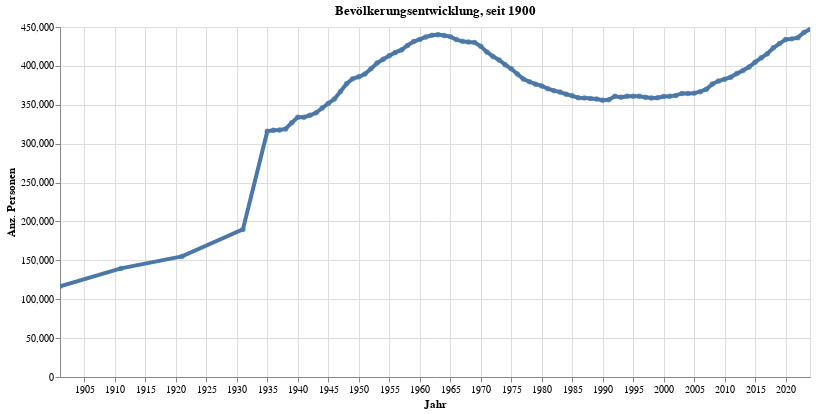

Write notebook code for a chart like this one.
### Code cell
myTitle="Bevölkerungsentwicklung, seit "+data_min_date

highlight = alt.selection(type='single', on='mouseover',
                          fields=['sum_WBev'], nearest=True)
#x='date:StichtagDatJahr',
base = alt.Chart(myAggAll.reset_index().query('sum_WBev>30'), title=myTitle).encode(
    x=alt.X('StichtagDatJahr', axis=alt.Axis(title='Jahr'))# , axis=alt.Axis(format='%', title='percentage')
    , y=alt.X('sum_WBev', axis=alt.Axis(title='Anz. Personen'))
    #, color=alt.Color('QuarLang', legend=alt.Legend(title="Altersgruppen", orient="right"))  
    ,tooltip=['StichtagDatJahr','sum_WBev']    
)
points = base.mark_circle().encode(
    opacity=alt.value(0.75)
).add_selection(
    highlight
).properties(
    width=750 , height=350
)
lines = base.mark_line().encode(
    size=alt.condition(~highlight, alt.value(0.5), alt.value(4))
).interactive()

lines + points

### Figure 1 — Vega-Lite specification as saved in the notebook (floating-point values rounded to 4 significant figures)
{"config": {"view": {"continuousWidth": 400, "continuousHeight": 300}}, "layer": [{"mark": "line", "encoding": {"size": {"condition": {"value": 0.5, "selection": {"not": "selector007"}}, "value": 4}, "tooltip": [{"type": "temporal", "field": "StichtagDatJahr"}, {"type": "quantitative", "field": "sum_WBev"}], "x": {"type": "temporal", "axis": {"title": "Jahr"}, "field": "StichtagDatJahr"}, "y": {"type": "quantitative", "axis": {"title": "Anz. Personen"}, "field": "sum_WBev"}}, "selection": {"selector008": {"type": "interval", "bind": "scales", "encodings": ["x", "y"]}}, "title": "Bevölkerungsentwicklung, seit 1900"}, {"mark": "circle", "encoding": {"opacity": {"value": 0.75}, "tooltip": [{"type": "temporal", "field": "StichtagDatJahr"}, {"type": "quantitative", "field": "sum_WBev"}], "x": {"type": "temporal", "axis": {"title": "Jahr"}, "field": "StichtagDatJahr"}, "y": {"type": "quantitative", "axis": {"title": "Anz. Personen"}, "field": "sum_WBev"}}, "height": 350, "selection": {"selector007": {"type": "single", "on": "mouseover", "fields": ["sum_WBev"], "nearest": true}}, "title": "Bevölkerungsentwicklung, seit 1900", "width": 750}], "data": {"name": "data-97f9232008372a80484653ea8bfc6161"}, "$schema": "https://vega.github.io/schema/vega-lite/v4.8.1.json", "datasets": {"data-97f9232008372a80484653ea8bfc6161": [{"StichtagDatJahr": "2023-12-31T00:00:00", "sum_WBev": 447100.0}, {"StichtagDatJahr": "2022-12-31T00:00:00", "sum_WBev": 443000.0}, {"StichtagDatJahr": "2021-12-31T00:00:00", "sum_WBev": 436300.0}, {"StichtagDatJahr": "2020-12-31T00:00:00", "sum_WBev": 434700.0}, {"StichtagDatJahr": "2019-12-31T00:00:00", "sum_WBev": 434000.0}, {"StichtagDatJahr": "2018-12-31T00:00:00", "sum_WBev": 428700.0}, {"StichtagDatJahr": "2017-12-31T00:00:00", "sum_WBev": 423300.0}, {"StichtagDatJahr": "2016-12-31T00:00:00", "sum_WBev": 415700.0}, {"StichtagDatJahr": "2015-12-31T00:00:00", "sum_WBev": 410400.0}, {"StichtagDatJahr": "2014-12-31T00:00:00", "sum_WBev": 404800.0}, {"StichtagDatJahr": "2013-12-31T00:00:00", "sum_WBev": 398600.0}, {"StichtagDatJahr": "2012-12-31T00:00:00", "sum_WBev": 394000.0}, {"StichtagDatJahr": "2011-12-31T00:00:00", "sum_WBev": 390100.0}, {"StichtagDatJahr": "2010-12-31T00:00:00", "sum_WBev": 385500.0}, {"StichtagDatJahr": "2009-12-31T00:00:00", "sum_WBev": 382900.0}, {"StichtagDatJahr": "2008-12-31T00:00:00", "sum_WBev": 380500.0}, {"StichtagDatJahr": "2007-12-31T00:00:00", "sum_WBev": 376800.0}, {"StichtagDatJahr": "2006-12-31T00:00:00", "sum_WBev": 370100.0}, {"StichtagDatJahr": "2005-12-31T00:00:00", "sum_WBev": 366800.0}, {"StichtagDatJahr": "2004-12-31T00:00:00", "sum_WBev": 365000.0}, {"StichtagDatJahr": "2003-12-31T00:00:00", "sum_WBev": 364500.0}, {"StichtagDatJahr": "2002-12-31T00:00:00", "sum_WBev": 364600.0}, {"StichtagDatJahr": "2001-12-31T00:00:00", "sum_WBev": 362000.0}, {"StichtagDatJahr": "2000-12-31T00:00:00", "sum_WBev": 361000.0}, {"StichtagDatJahr": "1999-12-31T00:00:00", "sum_WBev": 360700.0}, {"StichtagDatJahr": "1998-12-31T00:00:00", "sum_WBev": 359100.0}, {"StichtagDatJahr": "1997-12-31T00:00:00", "sum_WBev": 358600.0}, {"StichtagDatJahr": "1996-12-31T00:00:00", "sum_WBev": 359600.0}, {"StichtagDatJahr": "1995-12-31T00:00:00", "sum_WBev": 360800.0}, {"StichtagDatJahr": "1994-12-31T00:00:00", "sum_WBev": 360800.0}, {"StichtagDatJahr": "1993-12-31T00:00:00", "sum_WBev": 360900.0}, {"StichtagDatJahr": "1992-12-31T00:00:00", "sum_WBev": 359700.0}, {"StichtagDatJahr": "1991-12-31T00:00:00", "sum_WBev": 360900.0}, {"StichtagDatJahr": "1990-12-31T00:00:00", "sum_WBev": 356400.0}, {"StichtagDatJahr": "1989-12-31T00:00:00", "sum_WBev": 355900.0}, {"StichtagDatJahr": "1988-12-31T00:00:00", "sum_WBev": 357400.0}, {"StichtagDatJahr": "1987-12-31T00:00:00", "sum_WBev": 358000.0}, {"StichtagDatJahr": "1986-12-31T00:00:00", "sum_WBev": 358900.0}, {"StichtagDatJahr": "1985-12-31T00:00:00", "sum_WBev": 359100.0}, {"StichtagDatJahr": "1984-12-31T00:00:00", "sum_WBev": 361500.0}, {"StichtagDatJahr": "1983-12-31T00:00:00", "sum_WBev": 363700.0}, {"StichtagDatJahr": "1982-12-31T00:00:00", "sum_WBev": 366300.0}, {"StichtagDatJahr": "1981-12-31T00:00:00", "sum_WBev": 368200.0}, {"StichtagDatJahr": "1980-12-31T00:00:00", "sum_WBev": 370600.0}, {"StichtagDatJahr": "1979-12-31T00:00:00", "sum_WBev": 374200.0}, {"StichtagDatJahr": "1978-12-31T00:00:00", "sum_WBev": 376400.0}, {"StichtagDatJahr": "1977-12-31T00:00:00", "sum_WBev": 379600.0}, {"StichtagDatJahr": "1976-12-31T00:00:00", "sum_WBev": 383000.0}, {"StichtagDatJahr": "1975-12-31T00:00:00", "sum_WBev": 389600.0}, {"StichtagDatJahr": "1974-12-31T00:00:00", "sum_WBev": 396300.0}, {"StichtagDatJahr": "1973-12-31T00:00:00", "sum_WBev": 401600.0}, {"StichtagDatJahr": "1972-12-31T00:00:00", "sum_WBev": 407600.0}, {"StichtagDatJahr": "1971-12-31T00:00:00", "sum_WBev": 412200.0}, {"StichtagDatJahr": "1970-12-31T00:00:00", "sum_WBev": 418000.0}, {"StichtagDatJahr": "1969-12-31T00:00:00", "sum_WBev": 425100.0}, {"StichtagDatJahr": "1968-12-31T00:00:00", "sum_WBev": 430200.0}, {"StichtagDatJahr": "1967-12-31T00:00:00", "sum_WBev": 430600.0}, {"StichtagDatJahr": "1966-12-31T00:00:00", "sum_WBev": 431500.0}, {"StichtagDatJahr": "1965-12-31T00:00:00", "sum_WBev": 433900.0}, {"StichtagDatJahr": "1964-12-31T00:00:00", "sum_WBev": 437600.0}, {"StichtagDatJahr": "1963-12-31T00:00:00", "sum_WBev": 439100.0}, {"StichtagDatJahr": "1962-12-31T00:00:00", "sum_WBev": 440200.0}, {"StichtagDatJahr": "1961-12-31T00:00:00", "sum_WBev": 439300.0}, {"StichtagDatJahr": "1960-12-31T00:00:00", "sum_WBev": 437300.0}, {"StichtagDatJahr": "1959-12-31T00:00:00", "sum_WBev": 434100.0}, {"StichtagDatJahr": "1958-12-31T00:00:00", "sum_WBev": 431200.0}, {"StichtagDatJahr": "1957-12-31T00:00:00", "sum_WBev": 426300.0}, {"StichtagDatJahr": "1956-12-31T00:00:00", "sum_WBev": 420500.0}, {"StichtagDatJahr": "1955-12-31T00:00:00", "sum_WBev": 417400.0}, {"StichtagDatJahr": "1954-12-31T00:00:00", "sum_WBev": 413000.0}, {"StichtagDatJahr": "1953-12-31T00:00:00", "sum_WBev": 408500.0}, {"StichtagDatJahr": "1952-12-31T00:00:00", "sum_WBev": 403600.0}, {"StichtagDatJahr": "1951-12-31T00:00:00", "sum_WBev": 396300.0}, {"StichtagDatJahr": "1950-12-31T00:00:00", "sum_WBev": 389600.0}, {"StichtagDatJahr": "1949-12-31T00:00:00", "sum_WBev": 386000.0}, {"StichtagDatJahr": "1948-12-31T00:00:00", "sum_WBev": 383600.0}, {"StichtagDatJahr": "1947-12-31T00:00:00", "sum_WBev": 377100.0}, {"StichtagDatJahr": "1946-12-31T00:00:00", "sum_WBev": 367200.0}, {"StichtagDatJahr": "1945-12-31T00:00:00", "sum_WBev": 357400.0}, {"StichtagDatJahr": "1944-12-31T00:00:00", "sum_WBev": 351700.0}, {"StichtagDatJahr": "1943-12-31T00:00:00", "sum_WBev": 345800.0}, {"StichtagDatJahr": "1942-12-31T00:00:00", "sum_WBev": 339700.0}, {"StichtagDatJahr": "1941-12-31T00:00:00", "sum_WBev": 336500.0}, {"StichtagDatJahr": "1940-12-31T00:00:00", "sum_WBev": 334000.0}, {"StichtagDatJahr": "1939-12-31T00:00:00", "sum_WBev": 334000.0}, {"StichtagDatJahr": "1938-12-31T00:00:00", "sum_WBev": 327000.0}, {"StichtagDatJahr": "1937-12-31T00:00:00", "sum_WBev": 318900.0}, {"StichtagDatJahr": "1936-12-31T00:00:00", "sum_WBev": 317700.0}, {"StichtagDatJahr": "1935-12-31T00:00:00", "sum_WBev": 317200.0}, {"StichtagDatJahr": "1934-12-31T00:00:00", "sum_WBev": 315900.0}, {"StichtagDatJahr": "1930-12-31T00:00:00", "sum_WBev": 189800.0}, {"StichtagDatJahr": "1920-12-31T00:00:00", "sum_WBev": 155000.0}, {"StichtagDatJahr": "1910-12-31T00:00:00", "sum_WBev": 139600.0}, {"StichtagDatJahr": "1900-12-31T00:00:00", "sum_WBev": 116600.0}]}}
